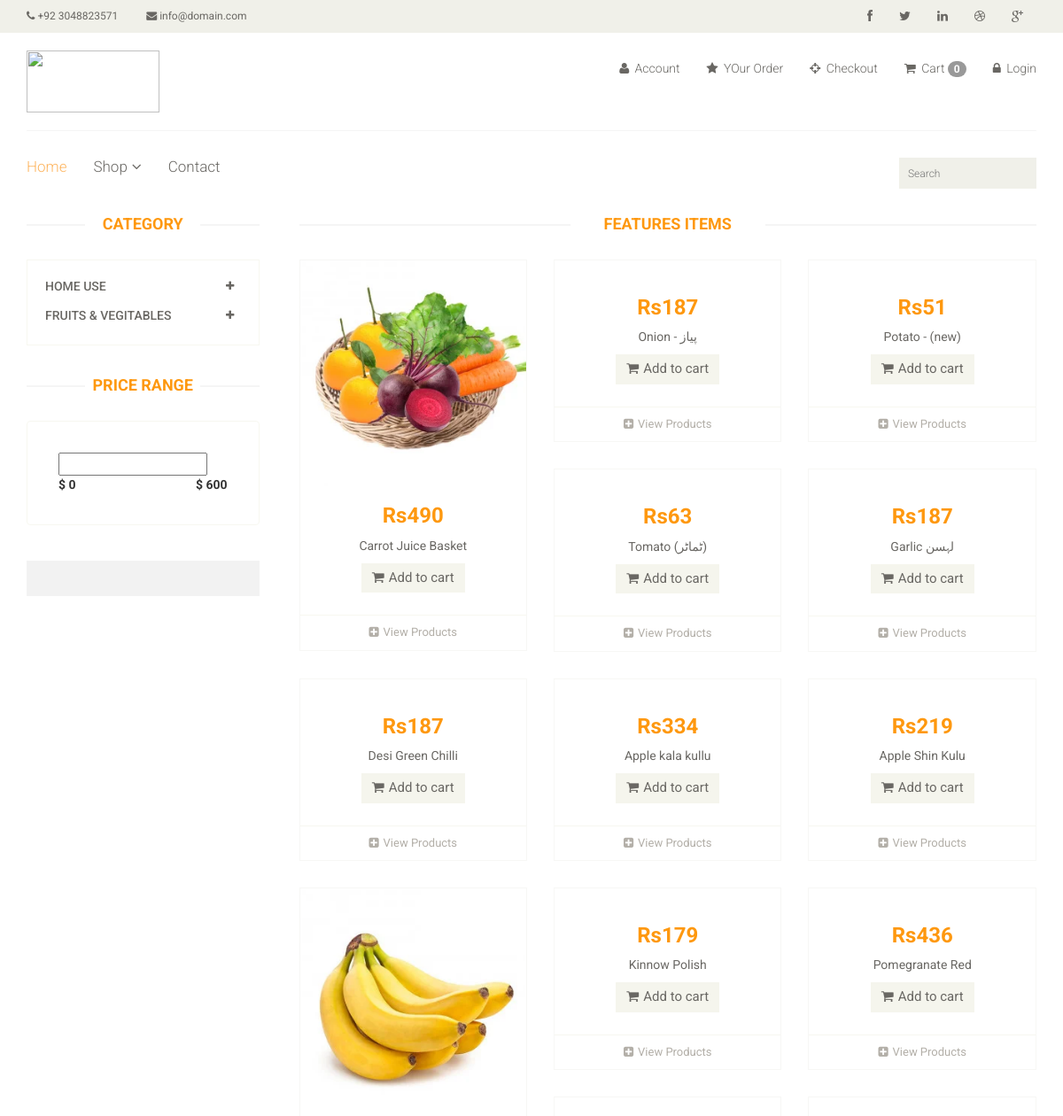
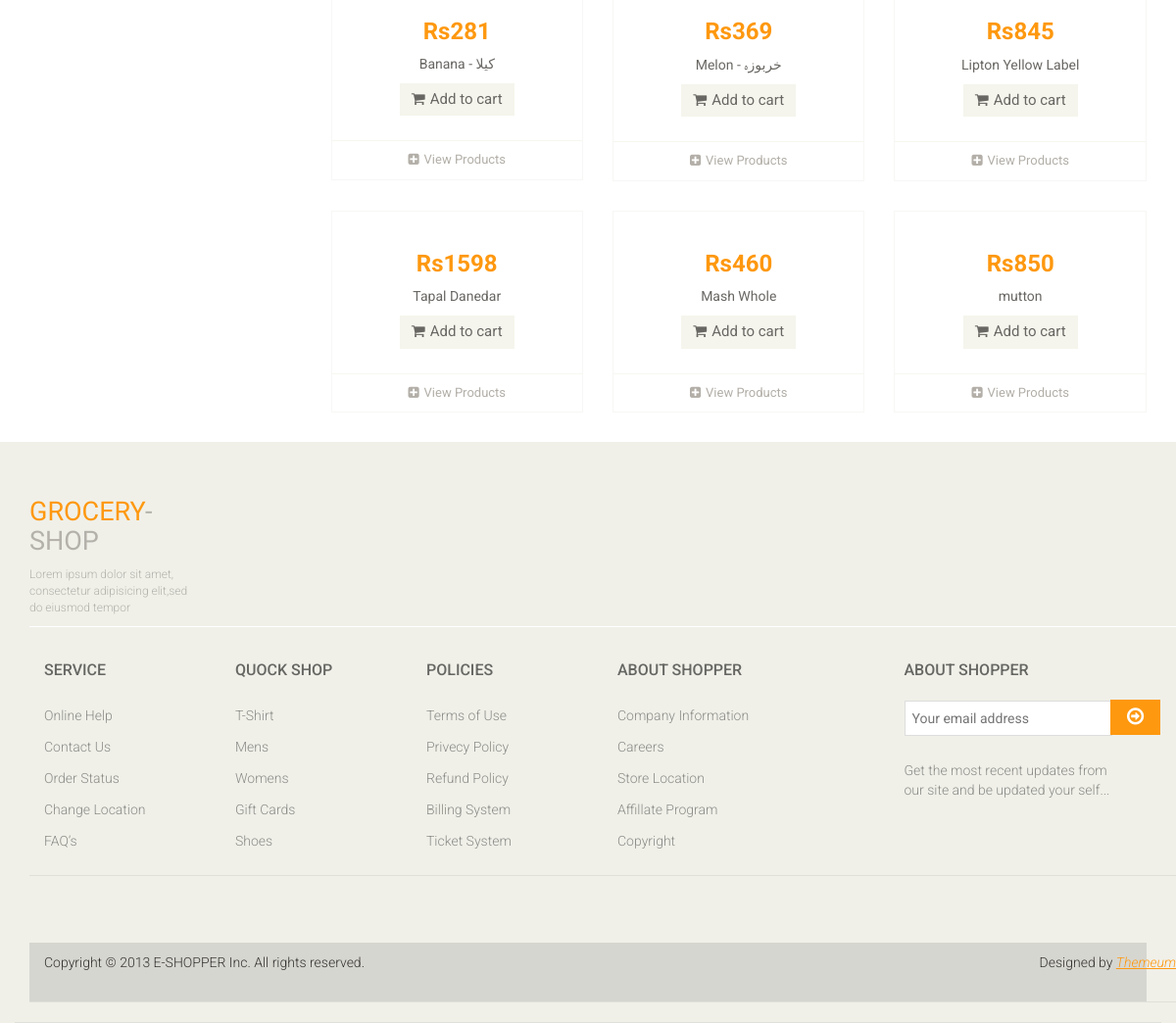
The app's page /product/ with its own data (2 pictures, top to bottom).
### app/models.py (models this page shows, shortened)
class Category(models.Model):
    name = models.CharField(max_length=150)

class Product(models.Model):
    Availability = (('In stock','In stock'),('Out of stock','Out of stock'))
    category = models.ForeignKey(Category, on_delete=models.CASCADE,null=False,default='')
    sub_category = models.ForeignKey(Sub_Category, on_delete=models.CASCADE,null=False,default='')
    image = models.ImageField(upload_to='static/pimg')
    name = models.CharField(max_length=150)
    price = models.IntegerField()
    Availability = models.CharField(choices=Availability, null=True,max_length=100)
    date = models.DateField(auto_now_add=True)

### gshop/views.py (the view)
# urls.py: path('product/',views.Product_page,name='product'),
def Product_page(request):
    category =  Category.objects.all()
    catergoryID = request.GET.get('category')
    if catergoryID:
        product = Product.objects.filter(sub_category=catergoryID)
    else:
            product = Product.objects.all()
    context = {
        'category':category,
        'product':product,
    }
    return render(request,'product.html',context)

### template/product.html (shortened to what this page needs)
{% extends 'master.html'%}
{% block body %}
<section>
    <div class="container">
        <div class="row">
            <div class="col-sm-3">
                <div class="left-sidebar">
                    <h2>Category</h2>
                    <div class="panel-group category-products" id="accordian">
                        {% for cat in category%}
						<div class="panel panel-default">
							<div class="panel-heading">
								<h4 class="panel-title">
									<a data-toggle="collapse" data-parent="#accordian" href="#{{cat.id}}">
										<span class="badge pull-right"><i class="fa fa-plus"></i></span>
										{{cat.name}}
									</a>
								</h4>
							</div>
						</div>
						{% endfor%}
                    </div>
                    <div class="price-range">
                        <h2>Price Range</h2>
                        <div class="well">
                             <input type="text" class="span2" value="" data-slider-min="0" data-slider-max="600" data-slider-step="5" data-slider-value="[250,450]" id="sl2" ><br />
                             <b>$ 0</b> <b class="pull-right">$ 600</b>
                        </div>
                    </div>
                    <div class="shipping text-center">
                    </div>
                </div>
            </div>
            <div class="col-sm-9 padding-right">
                <div class="features_items">
                    <h2 class="title text-center">Features Items</h2>
                    {% for proud in product %}
					<div class="col-sm-4">
						<div class="product-image-wrapper">
							<div class="single-products">
									<div class="productinfo text-center">
										<img src="\{{proud.image}}" alt="" />
										<h2>Rs{{proud.price}}</h2>
										<p>{{proud.name}}</p>
										<a href="{% url 'cart_add' proud.id %}" class="btn btn-default add-to-cart"><i class="fa fa-shopping-cart"></i>Add to cart</a>
									</div>
									<div class="product-overlay">
										<div class="overlay-content">
										</div>
									</div>
							</div>
							<div class="choose">
								<ul class="nav nav-pills nav-justified">
									<li><a href="{{proud.id}}"><i class="fa fa-plus-square"></i>View Products</a></li>
								</ul>
							</div>
						</div>
					</div>
					{% endfor%}
                </div>
            </div>
        </div>
    </div>
</section>
{% endblock %}

### static/css/main.css (style rules this page uses)
body { font-family: 'Roboto', sans-serif; background:; position: relative; font-weight:400px; }
ul li { list-style: none; }
a { -webkit-transition: 300ms; -moz-transition: 300ms; -o-transition: 300ms; transition: 300ms; }
h1, h2, h3, h4, h5, h6 { font-family: 'Roboto', sans-serif; }
.category-products { border: 1px solid #F7F7F0; margin-bottom: 35px; padding-bottom: 20px; padding-top: 15px; }
.left-sidebar h2, .brands_products h2 { color: #FE980F; font-family: 'Roboto', sans-serif; font-size: 18px; font-weight: 700; margin: 0 auto 30px; text-align: center; text-transform: uppercase; position: relative; z-index:3; }
.left-sidebar h2:after, h2.title:after { content: " "; position: absolute; border: 1px solid #f5f5f5; bottom:8px; left: 0; width: 100%; height: 0; z-index: -2; }
.left-sidebar h2:before { content: " "; position: absolute; background: #fff; bottom: -6px; width: 130px; height: 30px; z-index: -1; left: 50%; margin-left: -65px; }
h2.title:before { content: " "; position: absolute; background: #fff; bottom: -6px; width: 220px; height: 30px; z-index: -1; left: 50%; margin-left: -110px; }
.category-products .panel { background-color: #FFFFFF; border: 0px; border-radius: 0px; box-shadow:none; margin-bottom: 0px; }
.category-products .panel-default .panel-heading { background-color: #FFFFFF; border: 0 none; color: #FFFFFF; padding: 5px 20px; }
.category-products .panel-default .panel-heading .panel-title a { color: #696763; font-family: 'Roboto', sans-serif; font-size: 14px; text-decoration: none; text-transform: uppercase; }
.category-products .badge { background:none; border-radius: 10px; color: #696763; display: inline-block; font-size: 12px; font-weight: bold; line-height: 1; min-width: 10px; padding: 3px 7px; text-align: center; vertical-align: baseline; white-space: nowrap; }
.shipping { background-color: #F2F2F2; margin-top: 40px; overflow: hidden; padding-top: 20px; position: relative; }
.price-range { margin-top:30px; }
.well { background-color: #FFFFFF; border: 1px solid #F7F7F0; border-radius: 4px; box-shadow: none; margin-bottom: 20px; min-height: 20px; padding: 35px; }
.padding-right { padding-right: 0; }
.features_items { overflow:hidden; }
h2.title { color: #FE980F; font-family: 'Roboto', sans-serif; font-size: 18px; font-weight: 700; margin: 0 15px; text-transform: uppercase; margin-bottom: 30px; position: relative; }
.product-image-wrapper { border:1px solid #F7F7F5; overflow: hidden; margin-bottom:30px; }
.single-products { position: relative; }
.productinfo h2 { color: #FE980F; font-family: 'Roboto', sans-serif; font-size: 24px; font-weight: 700; }
.productinfo p { font-family: 'Roboto', sans-serif; font-size: 14px; font-weight: 400; color: #696763; }
.productinfo img { width: 100%; }
.productinfo { position:relative; }
.product-overlay { background:#FE980F; top: 0; display: none; height: 0; position: absolute; transition: height 500ms ease 0s; width: 100%; display: block; opacity:; }
.product-overlay .overlay-content { bottom: 0; position: absolute; bottom: 0; text-align: center; width: 100%; }
.add-to-cart { background:#F5F5ED; border: 0 none; border-radius: 0; color: #696763; font-family: 'Roboto', sans-serif; font-size: 15px; margin-bottom: 25px; }
.add-to-cart i { margin-right:5px; }
.choose { border-top: 1px solid #F7F7F0; }
.choose ul li a { color: #B3AFA8; font-family: 'Roboto', sans-serif; font-size: 13px; padding-left: 0; padding-right: 0; }
.choose ul li a i { margin-right:5px; }

### records on screen
Category: name "HOME USE"
Category: name "FRUITS & VEGITABLES"
Product: image (picture), price "490", name "Carrot Juice Basket"
Product: price "187", name "Onion - پیاز"
Product: price "51", name "Potato - (new)"
Product: price "63", name "Tomato (ٹماٹر)"
Product: price "187", name "Garlic لہسن"
Product: price "187", name "Desi Green Chilli"
Product: price "334", name "Apple kala kullu"
Product: price "219", name "Apple Shin Kulu"
Product: image (picture), price "281", name "Banana - کیلا"
Product: price "179", name "Kinnow Polish"
Product: price "436", name "Pomegranate Red"
Product: price "369", name "Melon - خربوزہ"
Product: price "845", name "Lipton Yellow Label"
Product: price "1598", name "Tapal Danedar"
Product: price "460", name "Mash Whole"
Product: price "850", name "mutton"

### other values on screen
{{ request.session.cart|length }} "0"
